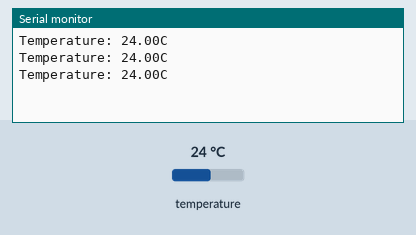
Recording of a sketch running on a simulated Raspberry Pi Pico. On the bench: the last lines printed to the serial monitor. Wiring (inferred from the names in the program): LM75 temperature sensor at I2C address 0x48. Inputs (shaded band) come from the test bench; at power-on: temperature 24 °C.

Above: at 1.8 s.
1.9 s: temperature set to 12 °C
At 2.4 s:
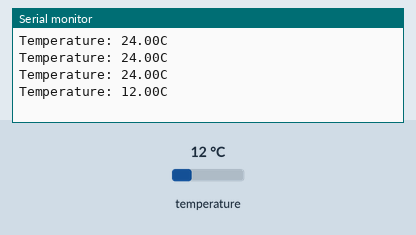
3.4 s: temperature set to 19 °C
At 3.9 s:
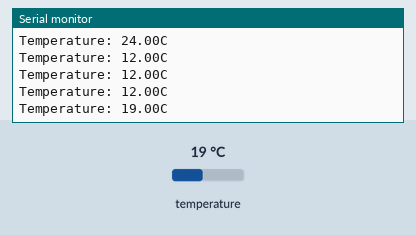
Timing chart, 0 to 6.4 s (numbered marks = the images above; inputs shaded):
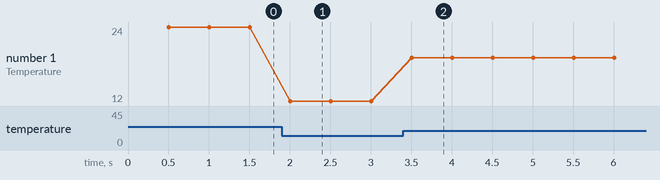

The sketch:

lm75a_arduino.ino
```cpp
// LM75A Temperature Sensor Example

#include <Wire.h>

// LM75A I2C Address
#define ADDR      0x48

// LM75A Registers
#define REG_TEMP  0
#define REG_CONF  1
#define REG_THYST 2
#define REG_TOS   3

// Initialization
void setup() {
  Serial.begin (115200);
  Wire.setSDA(16);
  Wire.setSCL(17);
  Wire.begin();

  // Configure sensor and set limits for the OS output
  WriteReg8 (REG_CONF, 0);
  WriteReg16 (REG_TOS, EncodeTemp(22.5));
  WriteReg16 (REG_THYST, EncodeTemp(20.0));
}

// Main loop: read temperature
void loop() {
  delay (500);
  Serial.print("Temperature: ");
  Serial.print(DecodeTemp(ReadReg16(REG_TEMP)));
  Serial.println("C");
}

// Encode temperature for sensor
int16_t EncodeTemp (float temp)
{
  if (temp >= 0) {
    return ((int16_t) (temp / 0.5)) << 7;
  }  else {
    return (512 + (int16_t) (temp / 0.5)) << 7;
  }
}

// Decode temperature from sensor
float DecodeTemp (int16_t val)
{
  val = val / 32;
  if (val >= 1024) {
    return ((float) (val-2048)) * 0.125;
  } else {
    return ((float) val) * 0.125;
  }
}

//Write an 8-bit value into a register
void WriteReg8 (byte reg, int8_t val)
{
  Wire.beginTransmission(ADDR);
  Wire.write(reg);
  Wire.write(val);
  Wire.endTransmission();
}

//Write a 16-bit value into a register
void WriteReg16 (byte reg, int16_t val)
{
  Wire.beginTransmission(ADDR);
  Wire.write(reg);
  Wire.write((val >> 8) & 0xFF);
  Wire.write(val & 0xFF);
  Wire.endTransmission();
}

// Read a 16-bit value from a register
int16_t ReadReg16 (byte reg)
{
  uint16_t val;

  // Select register
  Wire.beginTransmission(ADDR);
  Wire.write(reg);
  Wire.endTransmission();

  // Read value
  Wire.requestFrom(ADDR, 2);
  val = Wire.read() << 8;
  val |= Wire.read();
  return (int16_t) val;
} 
```

Measured:
- after the input at 1.9 s, the serial monitor: prints a new line after 0.10 s (image 1)
- after the input at 3.4 s, the serial monitor: prints a new line after 0.10 s (image 2)
- plotted number 1: 24 → 12 after the input at 1.9 s, 12 → 19 after the input at 3.4 s
